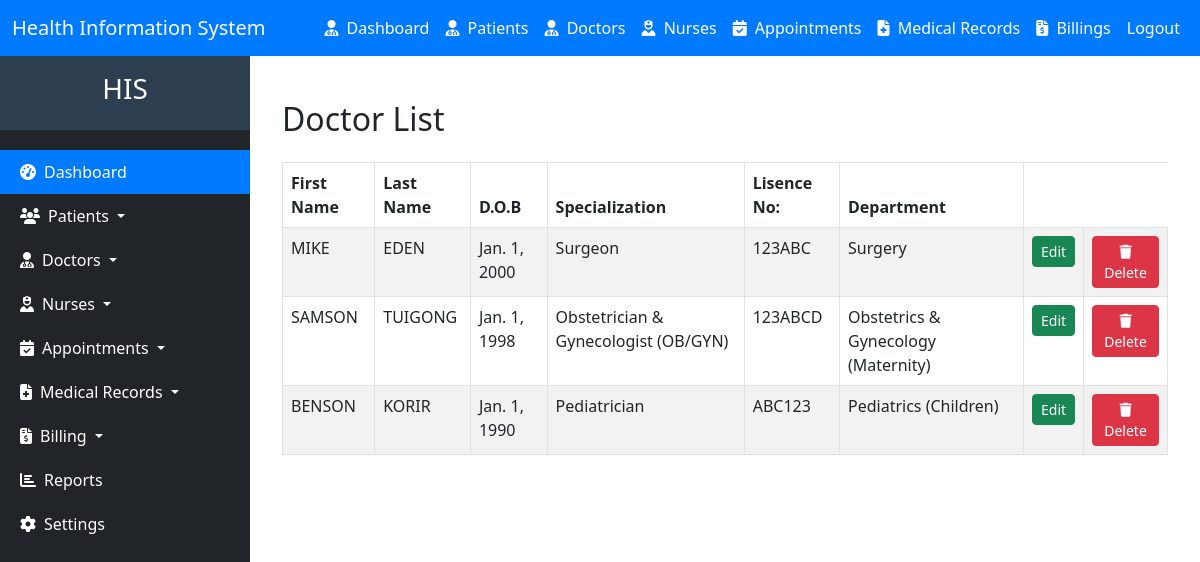
The page /doctor/list (signed in) on the database its author committed.
### hms/models.py (models this page shows, shortened)
class Doctor(models.Model):
    national_id = models.CharField(max_length=20, unique=True, validators=[RegexValidator(r'^\d{1,10}$', message='Only digits are allowed')])
    first_name = models.CharField(max_length=50)
    last_name = models.CharField(max_length=50)
    date_of_birth = models.DateField()
    GENDER_CHOICES = [
        ('M', 'Male'),
        ('F', 'Female'),
    ]
    gender = models.CharField(max_length=1, choices=GENDER_CHOICES)
    phone_number = models.CharField(max_length=15, validators=[RegexValidator(regex='^\+?1?\d{9,15}$', message='Phone number must be in the format: +254712345678.')])
    email = models.EmailField(max_length=50)
    address = models.CharField(max_length=100)
    specialization = models.ForeignKey(Specialization, on_delete=models.CASCADE, related_name='doctors')
    license_number = models.CharField(
        max_length=20,
        unique=True,
        validators=[RegexValidator(regex='^[A-Za-z0-9]{5,20}$', message='License number must be alphanumeric and 5-20 characters long.')]
    )
    years_of_experience = models.PositiveIntegerField()
    department = models.ForeignKey(Department, on_delete=models.CASCADE, related_name='doctors')
    created_at = models.DateTimeField(auto_now_add=True)
    updated_at = models.DateTimeField(auto_now=True)

class Specialization(models.Model):
    name = models.CharField(max_length=100, unique=True)
    description = models.TextField(blank=True, null=True)
    department = models.ForeignKey(Department, on_delete=models.CASCADE, related_name='specializations')  # Make it non-nullable
    created_at = models.DateTimeField(auto_now_add=True)
    updated_at = models.DateTimeField(auto_now=True)
    def __str__(self):
        return self.name

class Department(models.Model):
    name = models.CharField(max_length=100, unique=True)
    description = models.TextField(blank=True, null=True)
    created_at = models.DateTimeField(auto_now_add=True)
    updated_at = models.DateTimeField(auto_now=True)
    def __str__(self):
        return self.name

### hms/views.py (the view)
# urls.py: path("doctor/list", views.doctor_list, name="doctor_list"),
@login_required
def doctor_list(request):
    doctors = Doctor.objects.all()
    return render(request, 'doctor_list.html', {'doctors': doctors})

### hms/templates/doctor_list.html (shortened to what this page needs)
{% extends 'base.html'%}
{% block content %}
<div class="container mt-4">
    <h2 class="mb-4">Doctor List</h2>
    <table class="table table-striped table-bordered">
        <thead>
            <tr>
                <th>First Name</th>
                <th>Last Name</th>
                <th>D.O.B</th>
                <th>Specialization</th>
                <th>Lisence No:</th>
                <th>Department</th>
            </tr>
        </thead>
        <tbody>
            {% for doctor in doctors %}
            <tr>
                <td>{{ doctor.first_name }}</td>
                <td>{{ doctor.last_name }}</td>
                <td>{{ doctor.date_of_birth }}</td>
                <td>{{ doctor.specialization }}</td>
                <td>{{ doctor.license_number }}</td>
                <td>{{ doctor.department }}</td>
                <td><a href="{% url 'doctor_update' doctor.id %}" class="btn btn-success btn-sm">Edit</a></td>
                <td>  <form action="{% url 'delete_doctor' doctor.id %}" method="post" style="display: inline;">
                    <button type="submit" class="btn btn-danger btn-sm" onclick="return confirm('Are you sure you want to delete this patient?');">
                        <i class="fas fa-trash"></i> Delete
                    </button>
                </form>
            </td>
        </tr>
            {% endfor %}
        </tbody>
    </table>
</div>
{% endblock %}

### rows shown on the page
Doctor: first_name "MIKE", last_name "EDEN", date_of_birth "Jan. 1, 2000", specialization "Surgeon", license_number "123ABC", department "Surgery"
Doctor: first_name "SAMSON", last_name "TUIGONG", date_of_birth "Jan. 1, 1998", specialization "Obstetrician & Gynecologist (OB/GYN)", license_number "123ABCD", department "Obstetrics & Gynecology (Maternity)"
Doctor: first_name "BENSON", last_name "KORIR", date_of_birth "Jan. 1, 1990", specialization "Pediatrician", license_number "ABC123", department "Pediatrics (Children)"
